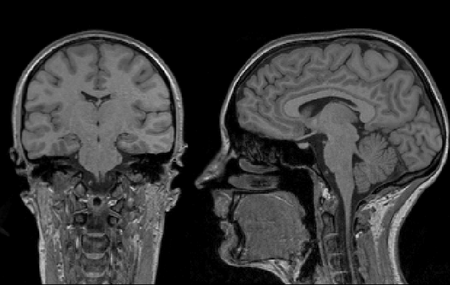
#> input picture brain_scan.png, 450 x 285 px
$ jupyter execute brain_segmentation.ipynb   (older library calls are emulated)
#> lines starting #> are read from the running program, lines starting #| are printed output that depends on the picture; after the words box and inside, x2 and y2 are one past the last pixel; in counts of white or black regions, pixels touching at a corner belong together
[cell 1]
import cv2
import numpy as np
from matplotlib import pyplot as plt

[cell 2]
image = cv2.imread('brain_scan.png',0)
#> image is the input picture: shape (285, 450); min 0, max 248, mean 54.6

[cell 3]
plt.imshow(image,"gray")
plt.show()

[cell 4]
image.shape
#> Out = (285, 450)

[cell 5]
image = image[:,200:]
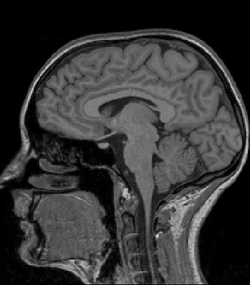
#> image: shape (285, 250); min 0, max 218, mean 53.3

[cell 6]
plt.imshow(image,"gray")
plt.show()

[cell 7]
hist = cv2.equalizeHist(image)
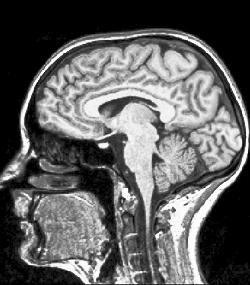
#> hist: shape (285, 250); min 0, max 255, mean 95.1

[cell 8]
retVal, thresh = cv2.threshold(hist,0,255,cv2.THRESH_BINARY+cv2.THRESH_OTSU)
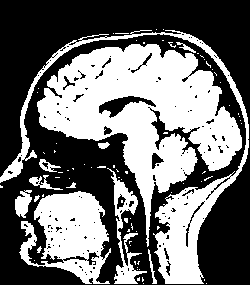
#> thresh: shape (285, 250); 43.7% white; 80 white regions (67 under 20 px), largest, box (x1, y1, x2, y2) and area: (37, 44, 242, 247) 17586, (0, 30, 249, 284) 6225, (19, 191, 111, 284) 4959
#> retVal = 104

[cell 9]
plt.imshow(thresh,"gray")
plt.show()

[cell 10]
kernel = np.ones((5,5),np.uint8)
opened = cv2.morphologyEx(thresh,cv2.MORPH_OPEN,kernel)
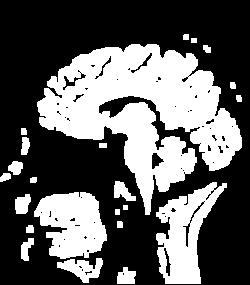
#> opened: shape (285, 250); 37.3% white; 23 white regions, largest, box (x1, y1, x2, y2) and area: (37, 44, 242, 215) 17175, (156, 182, 227, 284) 3618, (34, 192, 107, 259) 3436

[cell 11]
plt.imshow(opened,"gray")
plt.show()

[cell 12]
help(cv2.connectedComponents)

[cell 13]
output = cv2.connectedComponentsWithStats(opened,4,cv2.CV_64F)

[cell 14]
plt.imshow(output[1],"gray")
plt.show()
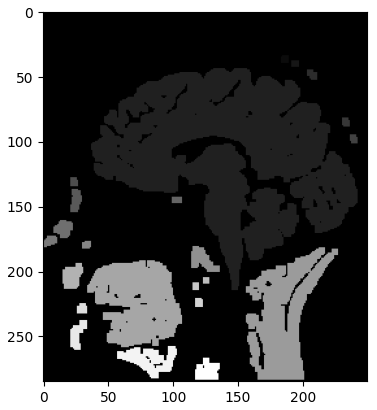
#> figure drawn by matplotlib, 1 panel

[cell 15]
no_of_labels = output[0]
#> no_of_labels = 24
area_array = output[2][:,-1]
#> area_array = 24 values, max 44672 at index 0, min 25 at index 17, mean 2968.8

[cell 16]
no_of_labels
area_array
#> Out has the same summary as area_array

[cell 17]
max_label = 2
max_area = 0
for i in range(2,no_of_labels):
    if(max_area<area_array[i]):
        max_area=area_array[i]
        max_label=i
#> this loop made 22 passes
#> max_area on passes 1 to 2: 30, 17175
#> after the loop, max_area = 17175; max_label = 3

[cell 18]
extracted_image = np.zeros(output[1].shape)

[cell 19]
extracted_image[output[1]==max_label]=255

[cell 20]
plt.imshow(extracted_image,"gray")
plt.show()
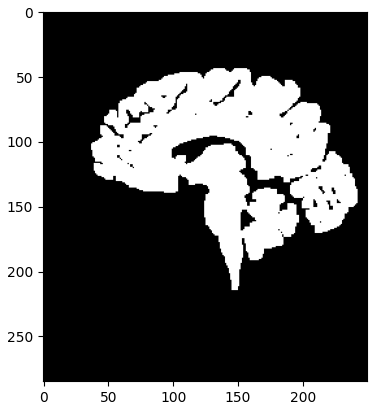
#> figure drawn by matplotlib, 1 panel

[cell 21]
result = extracted_image*image
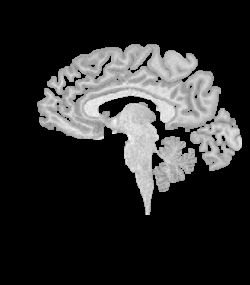
#> result: shape (285, 250) float64; min 0, max 35190, mean 6133.4; drawn with min black and max white

$ run again, with cameraman.png copied over brain_scan.png
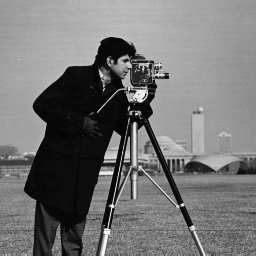
#> input picture cameraman.png, 256 x 256 px
#> image is the input picture: shape (256, 256); min 0, max 255, mean 116.3
#> image: shape (256, 56)
#> `retVal, thresh = cv2.threshold(hist,0,255,cv2.THRESH_BINARY+cv2.THRESH..`:
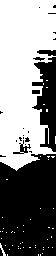
#> thresh: shape (256, 56); 52.2% white; 23 black regions (17 under 20 px), largest, box (x1, y1, x2, y2) and area: (0, 154, 56, 256) 5200, (32, 57, 56, 152) 1339, (37, 50, 56, 56) 84, (13, 140, 31, 154) 80, (32, 90, 40, 94) 32, (33, 57, 45, 61) 26
#> retVal = 122
#> opened: shape (256, 56); 49% white; 1 white region, box (x1, y1, x2, y2) and area: (0, 0, 56, 169) 7029
#> no_of_labels = 2
#> area_array = [7307, 7029]
#> after the loop `for i in range(2,no_of_labels):`: max_area = 0; max_label = 2
#> `plt.show()`:
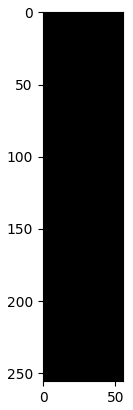
#> figure drawn by matplotlib, 1 panel
#> result: shape (256, 56) float64; every value is 0

$ run again, with cat.jpg saved as brain_scan.png
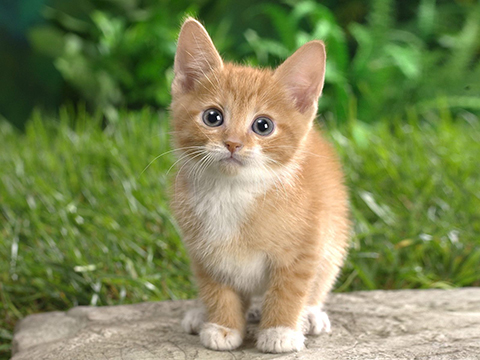
#> input picture cat.jpg, 480 x 360 px
#> `retVal, thresh = cv2.threshold(hist,0,255,cv2.THRESH_BINARY+cv2.THRESH..`:
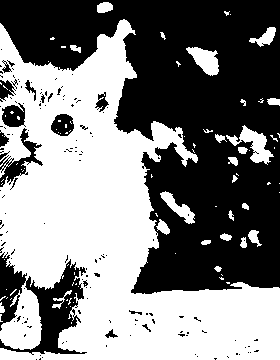
#> thresh: shape (360, 280); 50.1% white; 147 black regions (131 under 20 px), largest, box (x1, y1, x2, y2) and area: (0, 0, 280, 294) 43820, (0, 252, 87, 355) 3717, (0, 128, 43, 187) 709
#> retVal = 127
#> opened: shape (360, 280); 47.4% white; 21 white regions (1 under 20 px), largest, box (x1, y1, x2, y2) and area: (0, 20, 280, 360) 42927, (0, 289, 41, 349) 1561, (4, 127, 30, 161) 553
#> no_of_labels = 22
#> area_array = 22 values, max 53058 at index 0, min 18 at index 7, mean 4581.8
#> `area_array`: Out has the same summary as area_array
#> the loop `for i in range(2,no_of_labels):` made 20 passes
#> max_area on pass 1: 42927
#> after the loop `for i in range(2,no_of_labels):`: max_area = 42927; max_label = 2
#> `result = extracted_image*image`:
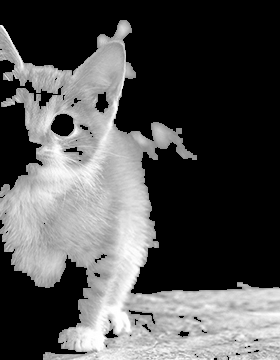
#> result: shape (360, 280) float64; min 0, max 65025, mean 20753.9; drawn with min black and max white
